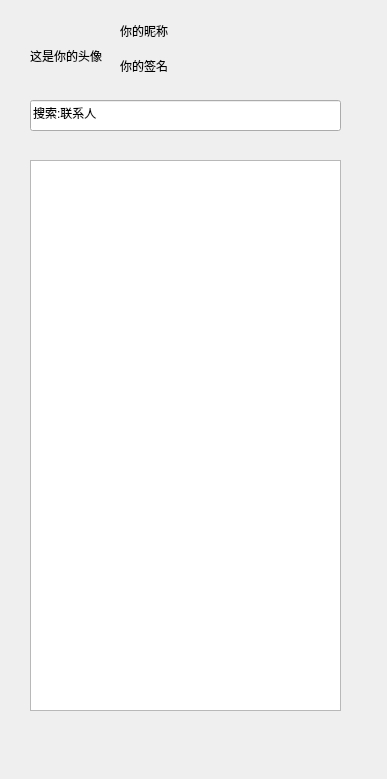
<?xml version="1.0" encoding="UTF-8"?>
<ui version="4.0">
 <class>UserList</class>
 <widget class="QWidget" name="UserList">
  <property name="geometry">
   <rect>
    <x>0</x>
    <y>0</y>
    <width>387</width>
    <height>779</height>
   </rect>
  </property>
  <property name="windowTitle">
   <string>聊天Chat</string>
  </property>
  <widget class="QLabel" name="picture_labal">
   <property name="geometry">
    <rect>
     <x>30</x>
     <y>20</y>
     <width>72</width>
     <height>71</height>
    </rect>
   </property>
   <property name="text">
    <string>这是你的头像</string>
   </property>
  </widget>
  <widget class="QLabel" name="nickname_label">
   <property name="geometry">
    <rect>
     <x>120</x>
     <y>20</y>
     <width>81</width>
     <height>21</height>
    </rect>
   </property>
   <property name="text">
    <string>你的昵称</string>
   </property>
  </widget>
  <widget class="QLabel" name="sign_label">
   <property name="geometry">
    <rect>
     <x>120</x>
     <y>50</y>
     <width>221</width>
     <height>31</height>
    </rect>
   </property>
   <property name="text">
    <string>你的签名</string>
   </property>
  </widget>
  <widget class="QLineEdit" name="linkMan_lineEdit">
   <property name="geometry">
    <rect>
     <x>30</x>
     <y>100</y>
     <width>311</width>
     <height>31</height>
    </rect>
   </property>
   <property name="text">
    <string>搜索:联系人</string>
   </property>
  </widget>
  <widget class="QListWidget" name="linkmanList_listWidget">
   <property name="geometry">
    <rect>
     <x>30</x>
     <y>160</y>
     <width>311</width>
     <height>551</height>
    </rect>
   </property>
  </widget>
 </widget>
 <resources/>
 <connections/>
</ui>
